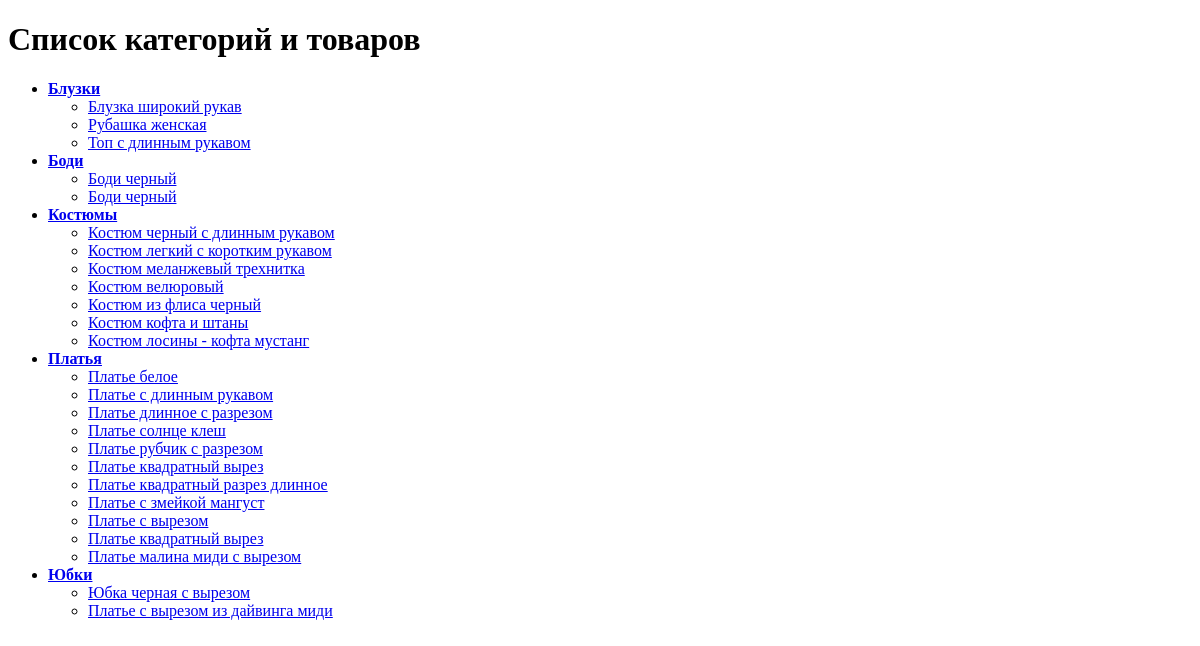
/, run on an earlier commit of the app's database.
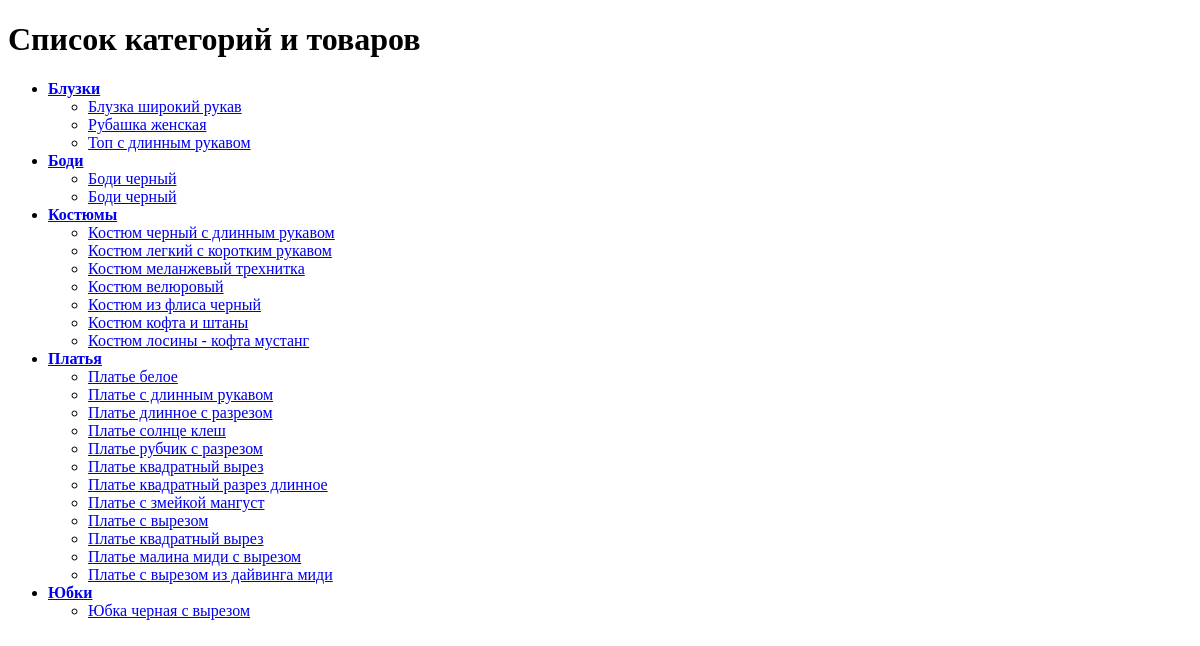
And on a later commit of the database.
### catalog/models.py (models this page shows, shortened)
class Category(models.Model):
    name = models.CharField(max_length=200, verbose_name='Наименование категории')
    slug = models.SlugField(max_length=200, unique=True, blank=True, verbose_name='Слаг')
    created_at = models.DateTimeField(auto_now_add=True, verbose_name='Дата создания')
    class Meta:
        verbose_name = 'Категория товара'
        verbose_name_plural = 'Категории товара'
        ordering = ('name',)
        get_latest_by = 'created_at'

class Product(models.Model):
    title = models.CharField(max_length=200, verbose_name='Наименование')
    category = models.ForeignKey('Category', on_delete=models.CASCADE, verbose_name='Категория')
    description = models.TextField(verbose_name='Описание')
    sku = models.CharField(max_length=50, unique=True, verbose_name='Артикул')
    colors = models.ManyToManyField('Color', blank=True, verbose_name='Цвета')
    sizes = models.ManyToManyField('Size', blank=True, verbose_name='Размеры')
    price = models.DecimalField(max_digits=4, decimal_places=0, default=0, verbose_name='Цена')
    CURRENCY_CHOICES = (
        ('UAH', 'Гривны (грн)'),
        ('USD', 'Доллары (USD)'),
        ('EUR', 'Евро (EUR)'),
    )
    currency = models.CharField(max_length=3, choices=CURRENCY_CHOICES, default='UAH', verbose_name='Валюта')
    slug = models.SlugField(max_length=200, unique=True, blank=True, verbose_name='Слаг')
    created_at = models.DateTimeField(auto_now_add=True, verbose_name='Дата создания')
    updated_at = models.DateTimeField(auto_now=True, verbose_name='Дата обновления')
    is_active = models.BooleanField(default=True, verbose_name='Включен')
    def get_total_stock(self):
        total_stock = 0
        for modification in self.modifications.all():
            total_stock += modification.stock
        return total_stock
    get_total_stock.short_description = 'Общие остатки'
    def get_colors(self):
        return ", ".join([color.name for color in self.colors.all()])
    get_colors.short_description = 'Цвета товара'
    def get_sizes(self):
        return ", ".join([size.name for size in self.sizes.all()])
    get_sizes.short_description = 'Размеры товара'
    def thumbnail_image(self):
        images = Image.objects.filter(modification__product=self)
        if images:
            return format_html('<img src="{}"/>', images[0].thumbnail.url)
        return format_html('<p>No Image</p>')
    thumbnail_image.short_description = 'Миниатюра изображения'
    class Meta:
        verbose_name = 'Товар'
        verbose_name_plural = 'Товары'

### catalog/views.py (the view)
# urls.py: path('', views.home, name='home'),
def home(request):
    categories = Category.objects.all()
    return render(request, 'home.html', {'categories': categories})

### catalog/templates/home.html (shortened to what this page needs)
<!DOCTYPE html>
<html>
<head>
</head>
<body>
    <h1>Список категорий и товаров</h1>
    <ul>
        {% for category in categories %}
            <li>
                <strong><a href="{% url 'category_detail' category.slug %}">{{ category.name }}</a></strong>
                <ul>
                    {% for product in category.product_set.all %}
                        <li><a href="{% url 'product_detail' category.slug product.slug %}">{{ product.title }}</a></li>
                    {% empty %}
                        <li>Нет товаров в этой категории</li>
                    {% endfor %}
                </ul>
            </li>
        {% empty %}
            <li>Нет категорий</li>
        {% endfor %}
    </ul>
</body>
</html>

What changed in the data, as far as the page shows it:
changed Category "Платья": gains Product (title "Платье с вырезом из дайвинга миди")
changed Category "Юбки": loses Product (title "Платье с вырезом из дайвинга миди")
